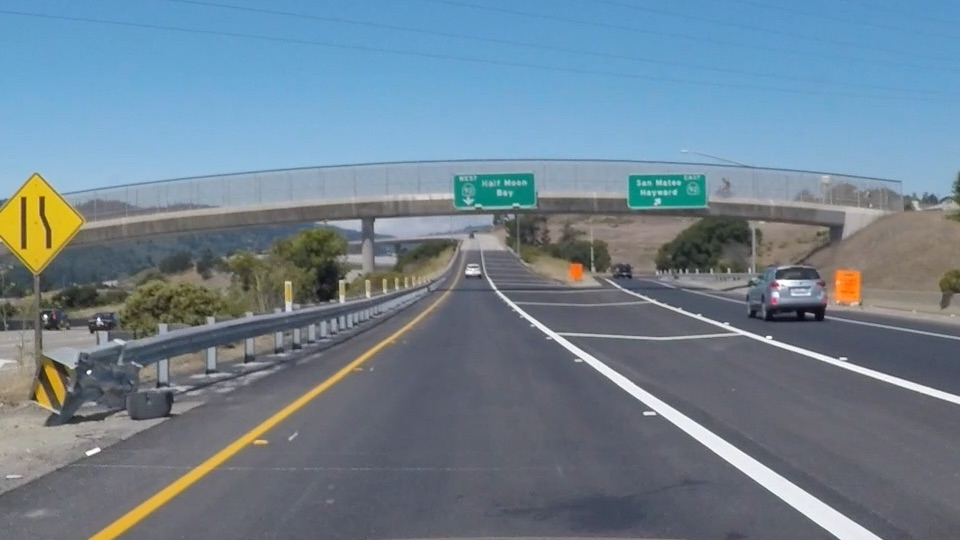
#> input picture FindLaneLine/Tutorial/exit-ramp.jpg, 960 x 540 px
$ jupyter execute hough_transform.ipynb   (shell and % lines are left out)
#> lines starting #> are read from the running program, lines starting #| are printed output that depends on the picture; after the words box and inside, x2 and y2 are one past the last pixel; in counts of white or black regions, pixels touching at a corner belong together
[cell 1]
# Do relevant imports
import matplotlib.pyplot as plt
import matplotlib.image as mpimg
import numpy as np
import cv2

# Read in and grayscale the image
image = mpimg.imread('exit-ramp.jpg')
#> image is the input picture: shape (540, 960, 3); mean R, G, B 111.3, 130.2, 144.4
gray = cv2.cvtColor(image,cv2.COLOR_RGB2GRAY)
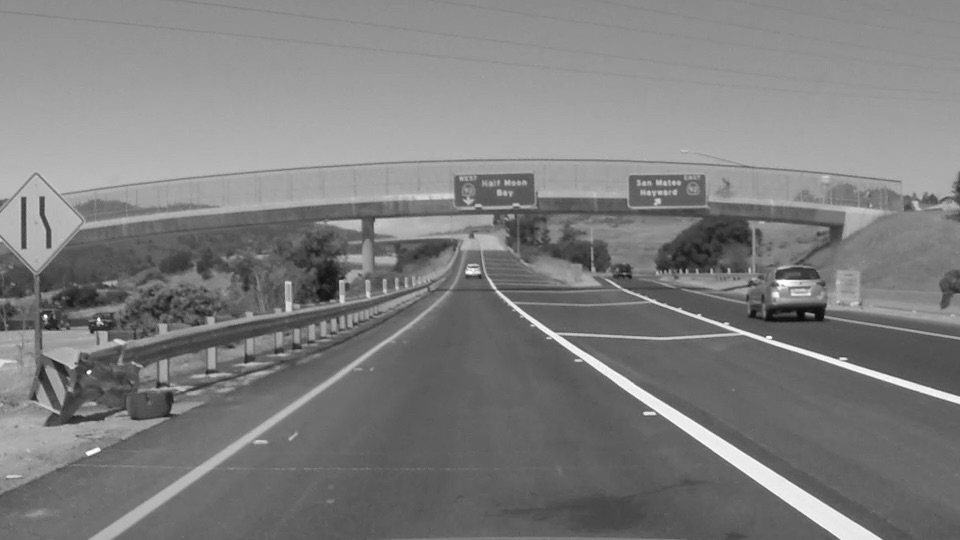
#> gray: shape (540, 960); min 7, max 255, mean 126.2

# Define a kernel size and apply Gaussian smoothing
kernel_size = 5
blur_gray = cv2.GaussianBlur(gray,(kernel_size, kernel_size),0)

# Define our parameters for Canny and apply
low_threshold = 50
high_threshold = 150
edges = cv2.Canny(blur_gray, low_threshold, high_threshold)
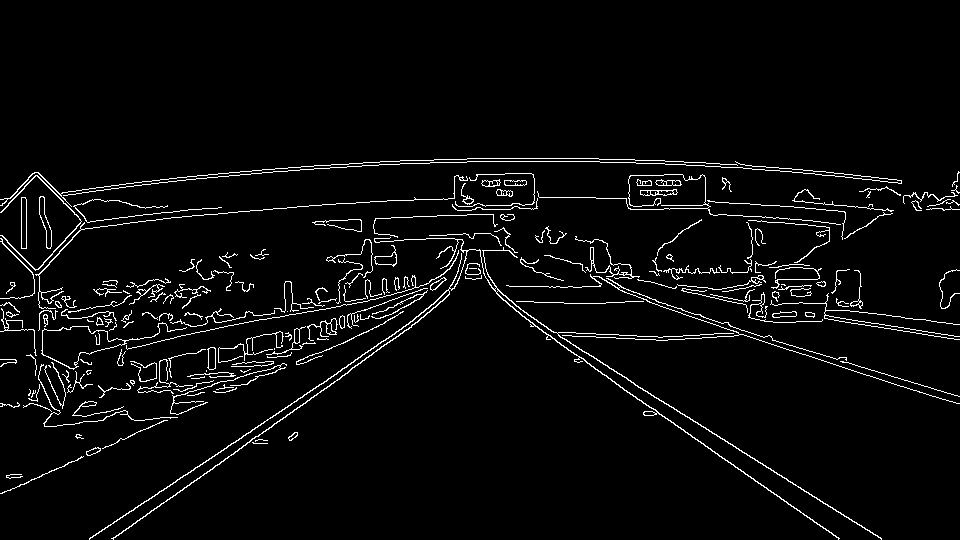
#> edges: shape (540, 960); 3.8% white in thin lines or dots, all inside (x1, y1, x2, y2) = (0, 158, 960, 540)

# Define the Hough transform parameters
# Make a blank the same size as our image to draw on
rho = 1
theta = np.pi/180*1
threshold = 15
min_line_length = 20
max_line_gap = 5
line_image = np.copy(image)*0 #creating a blank to draw lines on
#> line_image: shape (540, 960, 3); every value is 0

# Run Hough on edge detected image
lines = cv2.HoughLinesP(edges, rho, theta, threshold, np.array([]),
                            min_line_length, max_line_gap)
#> lines = 175 rows, first 6: [282, 419, 424, 316], [296, 361, 316, 353], [294, 329, 360, 315], [110, 525, 401, 329], [214, 177, 279, 171], [618, 302, 655, 299]

# Iterate over the output "lines" and draw lines on the blank
for line in lines:
    for x1,y1,x2,y2 in line:
        cv2.line(line_image,(x1,y1),(x2,y2),(255,0,0),10)
#> this loop made 175 passes
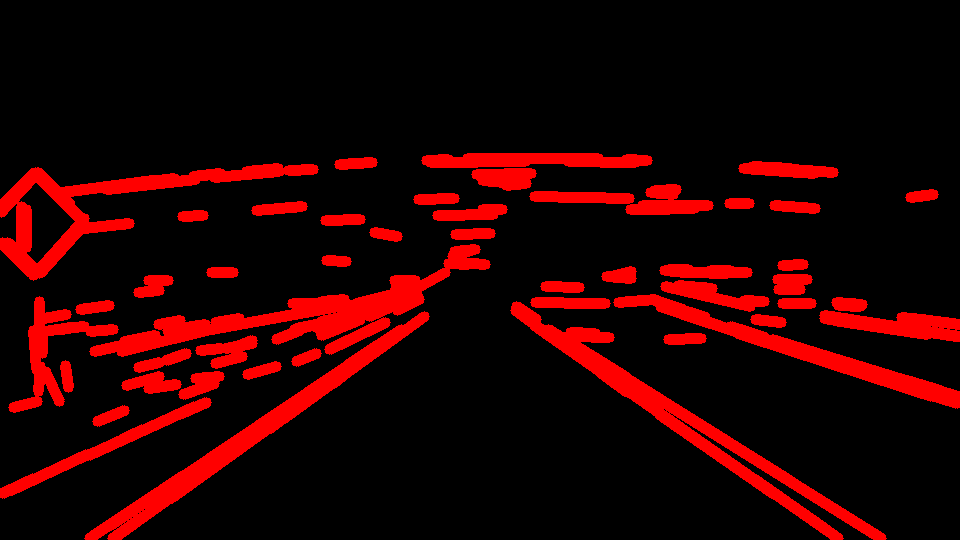
#> line_image: shape (540, 960, 3); mean R, G, B 37.1, 0, 0

# Create a "color" binary image to combine with line image
color_edges = np.dstack((edges, edges, edges))

# Draw the lines on the edge image
combo = cv2.addWeighted(color_edges, 0.8, line_image, 1, 0)
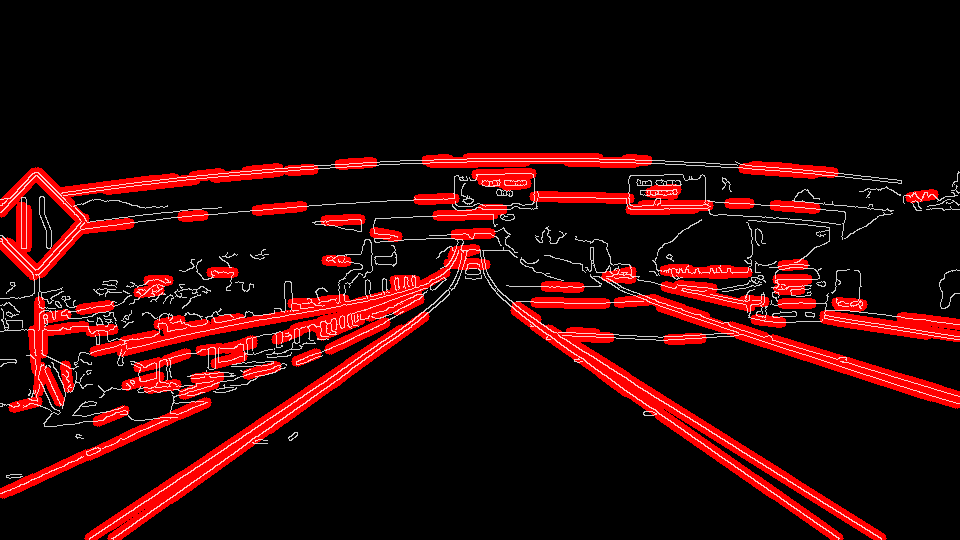
#> combo: shape (540, 960, 3); mean of channels 0, 1, 2 40.3, 7.8, 7.8; drawn as R, G, B
plt.imshow(combo)
